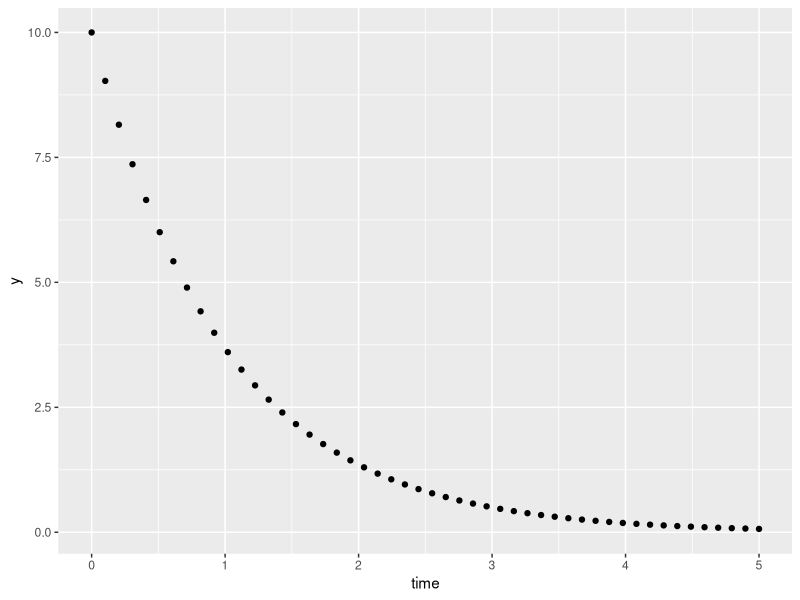
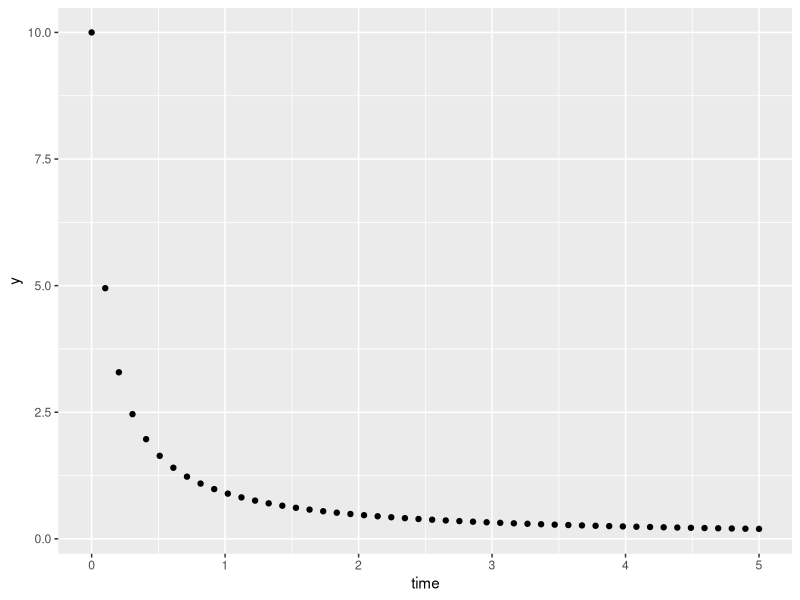
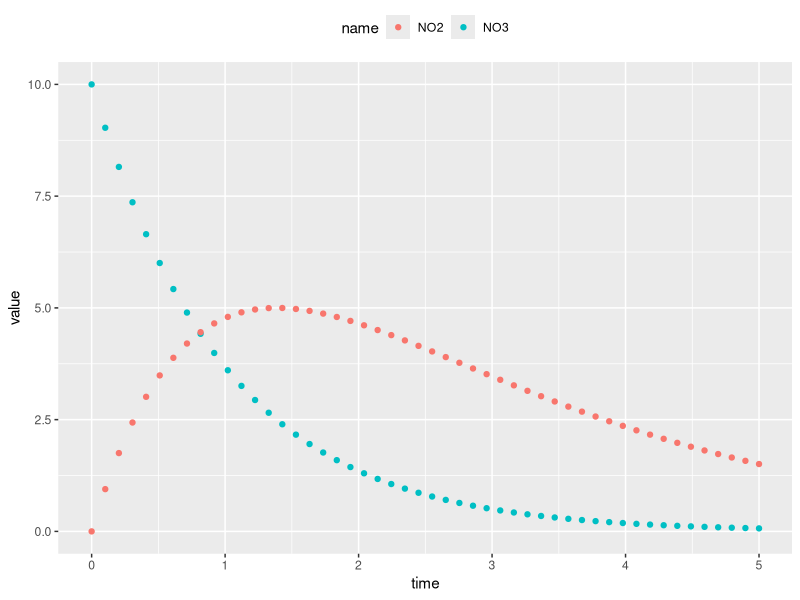

The R source for these figures, in order:
## ---- chunk 1
require(tidyverse)
require(deSolve)
## ---- chunk 2
f1 = function(t, y, parms){
    with(as.list(parms),{
        dy = -1 * parms[1] * y
        return(list(dy))
    })
}

times = seq(0, 5, length.out = 50)
f1_out = ode(
    times = times, # 求解时间
    y = 10, # 初始浓度
    func = f1, # 模型函数
    parms = c(1) # 模型参数
)
## ---- chunk 3
f1_out %>%
    as.data.frame() %>%
    setNames(c("time", "y")) %>%
    ggplot(aes(time, y)) +
    geom_point()
## ---- chunk 4
f2 = function(t, y, parms){
    with(as.list(parms),{
        dy = -1 * parms[1] * y^2
        return(list(dy))
    })
}

times = seq(0, 5, length.out = 50)
f2_out = ode(
    times = times, # 求解时间
    y = 10, # 初始浓度
    func = f2, # 模型函数
    parms = c(1) # 模型参数
)
## ---- chunk 5
f2_out %>%
    as.data.frame() %>%
    setNames(c("time", "y")) %>%
    ggplot(aes(time, y)) +
    geom_point()
## ---- chunk 6
f_n = function(t, y, parms) {
    with(as.list(c(y, parms)), {
        dNO3 = -1 * k1 * NO3
        dNO2 = k1 * NO3 - k2 * NO2
        return(
            list(c(dNO3, dNO2))
        )
    })
}
times = seq(0, 5, length.out = 50)
parms_N = c(k1 = 1, k2 = 0.5)
y_ini = c(NO3 = 10, NO2 = 0)

f_n_out = ode(
    times = times, 
    y = y_ini,
    parms = parms_N,
    func = f_n
)
## ---- chunk 7
f_n_out %>%
    as.data.frame() %>%
    pivot_longer(cols = -1) %>%
    ggplot(aes(time, value, color = name)) +
    geom_point() +
    theme(legend.position = 'top')
